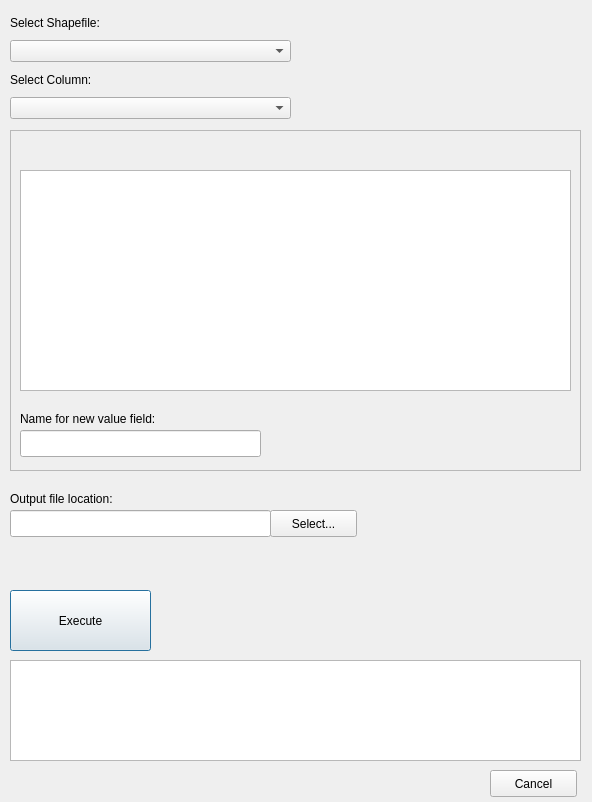
<?xml version="1.0" encoding="UTF-8"?>
<ui version="4.0">
 <class>ShpTableManagerDialogBase</class>
 <widget class="QDialog" name="ShpTableManagerDialogBase">
  <property name="geometry">
   <rect>
    <x>0</x>
    <y>0</y>
    <width>592</width>
    <height>802</height>
   </rect>
  </property>
  <property name="windowTitle">
   <string>Shapefile Attribute Manager</string>
  </property>
  <widget class="QTextBrowser" name="txtOutput">
   <property name="geometry">
    <rect>
     <x>10</x>
     <y>660</y>
     <width>571</width>
     <height>101</height>
    </rect>
   </property>
  </widget>
  <widget class="QPushButton" name="btnExecute">
   <property name="geometry">
    <rect>
     <x>10</x>
     <y>590</y>
     <width>141</width>
     <height>61</height>
    </rect>
   </property>
   <property name="text">
    <string>Execute</string>
   </property>
  </widget>
  <widget class="QFrame" name="frame">
   <property name="geometry">
    <rect>
     <x>10</x>
     <y>130</y>
     <width>571</width>
     <height>341</height>
    </rect>
   </property>
   <property name="frameShape">
    <enum>QFrame::StyledPanel</enum>
   </property>
   <property name="frameShadow">
    <enum>QFrame::Raised</enum>
   </property>
   <widget class="QTableWidget" name="tblAttrCurr">
    <property name="geometry">
     <rect>
      <x>10</x>
      <y>40</y>
      <width>551</width>
      <height>221</height>
     </rect>
    </property>
   </widget>
   <widget class="QLabel" name="lblNewFieldName">
    <property name="geometry">
     <rect>
      <x>10</x>
      <y>280</y>
      <width>241</width>
      <height>17</height>
     </rect>
    </property>
    <property name="toolTip">
     <string>...for column with new values</string>
    </property>
    <property name="text">
     <string>Name for new value field:</string>
    </property>
   </widget>
   <widget class="QLineEdit" name="txtNewFieldName">
    <property name="geometry">
     <rect>
      <x>10</x>
      <y>300</y>
      <width>241</width>
      <height>27</height>
     </rect>
    </property>
   </widget>
  </widget>
  <widget class="QPushButton" name="btnCancel">
   <property name="geometry">
    <rect>
     <x>490</x>
     <y>770</y>
     <width>87</width>
     <height>27</height>
    </rect>
   </property>
   <property name="text">
    <string>Cancel</string>
   </property>
  </widget>
  <widget class="QLabel" name="lblFileLocation">
   <property name="geometry">
    <rect>
     <x>10</x>
     <y>490</y>
     <width>131</width>
     <height>17</height>
    </rect>
   </property>
   <property name="text">
    <string>Output file location:</string>
   </property>
  </widget>
  <widget class="QLineEdit" name="txtFileLocation">
   <property name="geometry">
    <rect>
     <x>10</x>
     <y>510</y>
     <width>261</width>
     <height>27</height>
    </rect>
   </property>
  </widget>
  <widget class="QPushButton" name="btnSelectFileLocation">
   <property name="geometry">
    <rect>
     <x>270</x>
     <y>510</y>
     <width>87</width>
     <height>27</height>
    </rect>
   </property>
   <property name="focusPolicy">
    <enum>Qt::StrongFocus</enum>
   </property>
   <property name="contextMenuPolicy">
    <enum>Qt::DefaultContextMenu</enum>
   </property>
   <property name="text">
    <string>Select...</string>
   </property>
  </widget>
  <widget class="QWidget" name="layoutWidget">
   <property name="geometry">
    <rect>
     <x>10</x>
     <y>11</y>
     <width>281</width>
     <height>108</height>
    </rect>
   </property>
   <layout class="QVBoxLayout" name="verticalLayout">
    <item>
     <widget class="QLabel" name="lblSelShp">
      <property name="text">
       <string>Select Shapefile:</string>
      </property>
     </widget>
    </item>
    <item>
     <widget class="QgsMapLayerComboBox" name="mMapLayerComboBox"/>
    </item>
    <item>
     <widget class="QLabel" name="lblSelCol">
      <property name="text">
       <string>Select Column:</string>
      </property>
     </widget>
    </item>
    <item>
     <widget class="QComboBox" name="cbxSelCol"/>
    </item>
   </layout>
  </widget>
  <zorder>layoutWidget</zorder>
  <zorder>frame</zorder>
  <zorder>txtOutput</zorder>
  <zorder>btnExecute</zorder>
  <zorder>btnCancel</zorder>
  <zorder>lblFileLocation</zorder>
  <zorder>txtFileLocation</zorder>
  <zorder>btnSelectFileLocation</zorder>
 </widget>
 <customwidgets>
  <customwidget>
   <class>QgsMapLayerComboBox</class>
   <extends>QComboBox</extends>
   <header>qgsmaplayercombobox.h</header>
  </customwidget>
 </customwidgets>
 <resources/>
 <connections/>
</ui>
